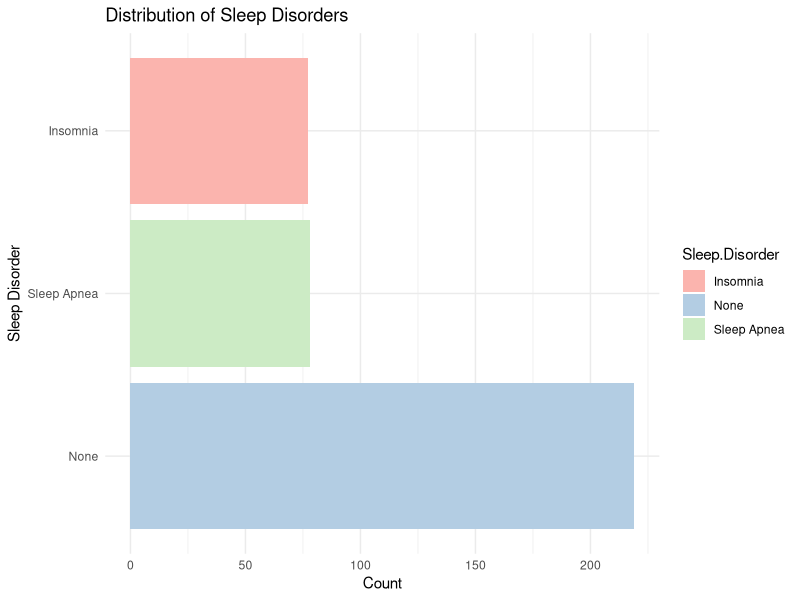
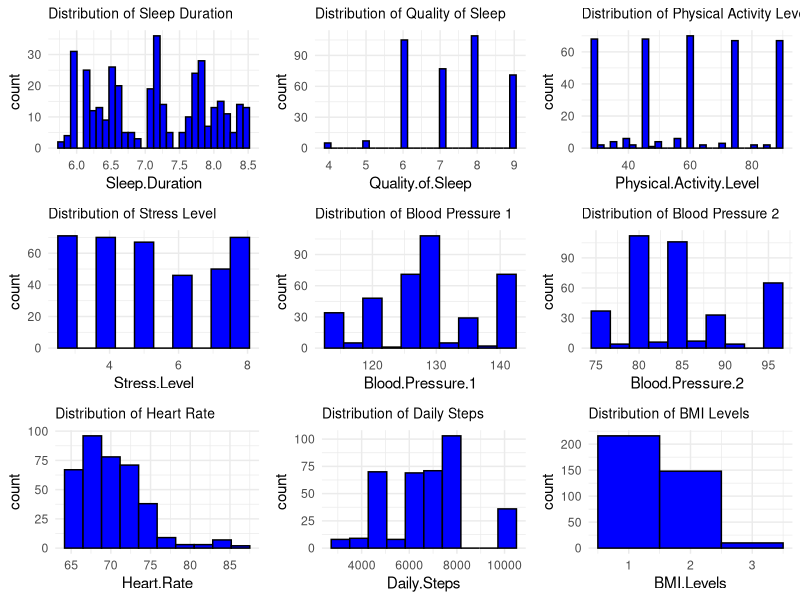
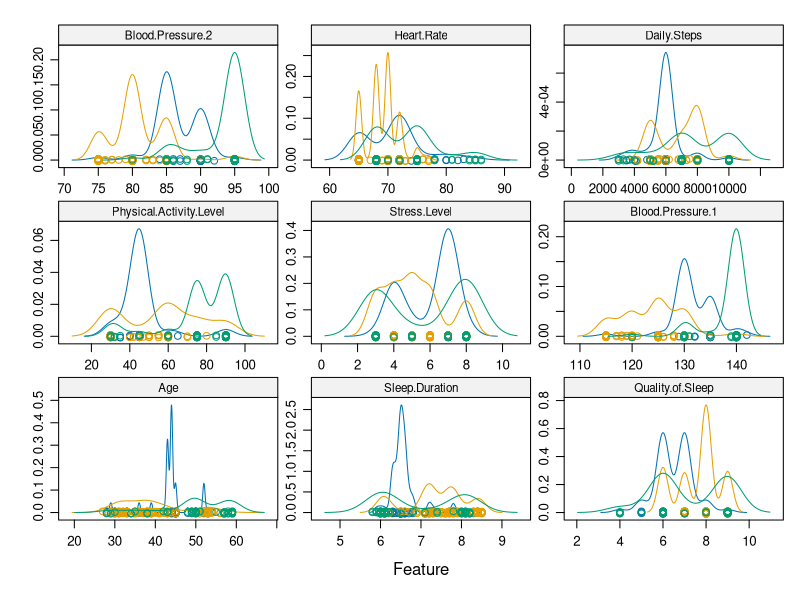

Write the R code that produced these figures, in order. (Note: this script raises an error after producing the figures.)
## ---- chunk 1
knitr::opts_chunk$set(echo = TRUE)
library(randomForest)

## ---- chunk 2
#loading libraries
library(tidyverse)
library(caret)
library(skimr)
library(gridExtra)
library(knitr)
## ---- chunk 3
#loading the data set
Sleep_dataset <- read.csv('Data/Sleep_health_and_lifestyle_dataset.csv')
# Display the first few rows of the dataset
head(Sleep_dataset)
# Summary of the dataset
summary(Sleep_dataset)
# Checking for missing values
sum(is.na(Sleep_dataset))
## ---- chunk 4
# Count the frequency of each sleep disorder category
sleep_disorder_freq <- as.data.frame(table(Sleep_dataset$Sleep.Disorder))
names(sleep_disorder_freq) <- c("Sleep.Disorder", "Count")

# Create a bar plot
ggplot(sleep_disorder_freq, aes(x = reorder(Sleep.Disorder, -Count), y = Count, fill = Sleep.Disorder)) +
  geom_bar(stat = "identity") +
  theme_minimal() +
  labs(title = "Distribution of Sleep Disorders",
       x = "Sleep Disorder",
       y = "Count") +
  scale_fill_brewer(palette = "Pastel1") +
  coord_flip() # Flip the coordinates for a horizontal bar plot
## ---- chunk 5

# Calculating Descriptive Statistics
descriptive_stats <- Sleep_dataset %>%
  summarise(across(c(Age, Sleep.Duration, Quality.of.Sleep, Physical.Activity.Level, 
                     Stress.Level, Blood.Pressure.1, Blood.Pressure.2, 
                     Heart.Rate, Daily.Steps, BMI.Levels),
                   list(mean = ~mean(., na.rm = TRUE), 
                        sd = ~sd(., na.rm = TRUE),
                        min = ~min(., na.rm = TRUE),
                        max = ~max(., na.rm = TRUE)))) 

## ---- chunk 6
# Create a data frame with the provided statistics
statistics <- data.frame(
  Variable = c("Age", "Quality of Sleep", "Physical Activity Level", "Stress Level",
               "Daily Steps", "BMI Levels", "Blood Pressure 1", "Blood Pressure 2",
               "Heart Rate", "Sleep Duration"),
  Mean = c(42, 7, 59, 5, 6816, 1, 128, 84, 70, 7.1),
  Standard_Deviation = c(8, 1, 20, 1, 1617, 0.5, 7, 6, 4, 0.79),
  Range = c("27 to 59", "4 to 9", "30 to 90", "3 to 8", "3000 to 10000", "1 to 3",
            "115 to 142", "75 to 95", "65 to 86", "5.8 to 8.5")
)

# Use knitr to create a kable for a nice-looking table
kable(statistics, caption = "Summary Statistics of Predictor Variables", align = c('l', 'c', 'c', 'c'))

## ---- chunk 7
# Adjust the size of ggtitle
title_size <- 10 
# Sleep Duration
p1 <- ggplot(Sleep_dataset, aes(x = Sleep.Duration)) +
  geom_histogram(bins = 30, fill = "blue", color = "black") +
  ggtitle("Distribution of Sleep Duration") +
  theme_minimal()+
  theme(plot.title = element_text(size = title_size))

# Quality of Sleep
p2 <- ggplot(Sleep_dataset, aes(x = Quality.of.Sleep)) +
  geom_histogram(bins = 30, fill = "blue", color = "black") +
  ggtitle("Distribution of Quality of Sleep") +
  theme_minimal()+
  theme(plot.title = element_text(size = title_size))

# Physical Activity Level
p3 <- ggplot(Sleep_dataset, aes(x = Physical.Activity.Level)) +
  geom_histogram(bins = 30, fill = "blue", color = "black") +
  ggtitle("Distribution of Physical Activity Level") +
  theme_minimal()+
  theme(plot.title = element_text(size = title_size))

# Stress Level
p4 <- ggplot(Sleep_dataset, aes(x = Stress.Level)) +
  geom_histogram(bins = 10, fill = "blue", color = "black") +
  ggtitle("Distribution of Stress Level") +
  theme_minimal()+
  theme(plot.title = element_text(size = title_size))

# Blood Pressure 1
p5 <- ggplot(Sleep_dataset, aes(x = Blood.Pressure.1)) +
  geom_histogram(bins = 10, fill = "blue", color = "black") +
  ggtitle("Distribution of Blood Pressure 1") +
  theme_minimal()+
  theme(plot.title = element_text(size = title_size))

# Blood Pressure 2
p6 <- ggplot(Sleep_dataset, aes(x = Blood.Pressure.2)) +
  geom_histogram(bins = 10, fill = "blue", color = "black") +
  ggtitle("Distribution of Blood Pressure 2") +
  theme_minimal()+
  theme(plot.title = element_text(size = title_size))

# Heart Rate
p7 <- ggplot(Sleep_dataset, aes(x = Heart.Rate)) +
  geom_histogram(bins = 10, fill = "blue", color = "black") +
  ggtitle("Distribution of Heart Rate") +
  theme_minimal()+
  theme(plot.title = element_text(size = title_size))

# Daily Steps
p8 <- ggplot(Sleep_dataset, aes(x = Daily.Steps)) +
  geom_histogram(bins = 10, fill = "blue", color = "black") +
  ggtitle("Distribution of Daily Steps") +
  theme_minimal()+
  theme(plot.title = element_text(size = title_size))

# BMI Levels
p9 <- ggplot(Sleep_dataset, aes(x = BMI.Levels)) +
  geom_histogram(bins = 3, fill = "blue", color = "black") +
  ggtitle("Distribution of BMI Levels") +
  theme_minimal()+
  theme(plot.title = element_text(size = title_size))

# Arrange the plots into a grid
grid.arrange(p1, p2, p3, p4, p5, p6, p7, p8, p9, ncol = 3)

## ---- chunk 8
set.seed(100)

trainRowNumbers <- createDataPartition(Sleep_dataset$Sleep.Disorder, p=0.8, list=FALSE)
trainData <- Sleep_dataset[trainRowNumbers,]
testData <- Sleep_dataset[-trainRowNumbers,]

x = trainData[, 1:13] # predictor variables
y = trainData$Sleep.Disorder#response variable
## ---- chunk 9

featurePlot(x = trainData[, c( 3, 5:8, 10:13) ],
            y = as.factor(trainData$Sleep.Disorder),  
            plot = "density",
            strip=strip.custom(par.strip.text=list(cex=.7)),
            scales = list(x = list(relation="free"),
                           y = list(relation="free")))

## ---- chunk 10
skimmed <- skim(trainData)

## ---- chunk 11
# Run algorithms using 10-fold cross validation
trainData$Sleep.Disorder <- as.factor(trainData$Sleep.Disorder)
control <- trainControl(method = "repeatedcv", number = 10, repeats = 3)
metric <- "Accuracy"
## ---- chunk 12
#Train model using RF
set.seed(100)
model_rf = train(Sleep.Disorder~., data = trainData, method ='rf', trControl = control, metric = metric)
model_rf

## ---- chunk 13

Sleep_dataset$Sleep.Disorder <- as.factor(Sleep_dataset$Sleep.Disorder)
model <- randomForest(Sleep.Disorder ~ Age + Gender + Sleep.Duration +Quality.of.Sleep+Stress.Level+Physical.Activity.Level+BMI.Levels+Daily.Steps, data = Sleep_dataset)
# Save the model to an RDS file
saveRDS(model,"model_RF.rds")

## ---- chunk 14
# Train model using KNN
model_kNN = train(Sleep.Disorder~., data = trainData, method ='knn', trControl = control, metric = metric)
model_kNN
## ---- chunk 15
# Train model using SVM
model_SVM = train(Sleep.Disorder~., data = trainData, method ='svmRadial', trControl = control, metric = metric)
model_SVM
## ---- chunk 16
# Train model using LDA
model_LDA = train(Sleep.Disorder~., data = trainData, method ='lda', trControl = control, metric = metric)
model_LDA
## ---- chunk 17
models_compare <- resamples(list(RF=model_rf, kNN=model_kNN, SVMLinear=model_SVM, LDA=model_LDA))

summary(models_compare)

scales <- list(x=list(relation="free"), y=list(relation="free"))
bwplot(models_compare, scales=scales)
## ---- chunk 18
predicted = predict(model_rf, testData)
confusionMatrix(reference = as.factor(testData$Sleep.Disorder), data = predicted)

predicted = predict(model_kNN, testData)
confusionMatrix(reference = as.factor(testData$Sleep.Disorder), data = predicted)

predicted = predict(model_SVM, testData)
confusionMatrix(reference = as.factor(testData$Sleep.Disorder), data = predicted)

predicted = predict(model_LDA, testData)
confusionMatrix(reference = as.factor(testData$Sleep.Disorder), data = predicted)
## ---- chunk 19
#needs just the Accuracy
# Create a data frame with the summary of resamples statistics
resample_stats <- data.frame(
  Model = rep(c("RF", "kNN", "SVMLinear", "LDA"), each = 6),
  Metric = rep(c("Accuracy", "Kappa"), each = 24),
  Statistic = rep(c("Min.", "1st Qu.", "Median", "Mean", "3rd Qu.", "Max."), 4),
  Value = c(0.8333333, 0.9000000, 0.9310345, 0.9214661, 0.9354839, 1.0000000,
            0.7241379, 0.8333333, 0.8666667, 0.8691335, 0.9024194, 0.9677419,
            0.7931034, 0.8666667, 0.9000000, 0.9001505, 0.9333333, 1.0000000,
            0.8000000, 0.8688172, 0.9000000, 0.9043112, 0.9321839, 1.0000000,
            0.6951220, 0.8168672, 0.8795006, 0.8608708, 0.8857980, 1.0000000,
            0.4934498, 0.7016782, 0.7644495, 0.7701866, 0.8398392, 0.9426987,
            0.6250000, 0.7401316, 0.8307888, 0.8220801, 0.8853789, 1.0000000,
            0.6590909, 0.7722952, 0.8255814, 0.8308044, 0.8800595, 1.0000000),
  NA.s = rep(c(0, 0, 0, 3), each = 6)
)


# Create a knitr kable for each Metric
accuracy_table <- knitr::kable(resample_stats[, -2], caption = "Summary of Accuracy Statistics", align = c('l', 'l', 'r', 'r'))

# Print the table
accuracy_table
